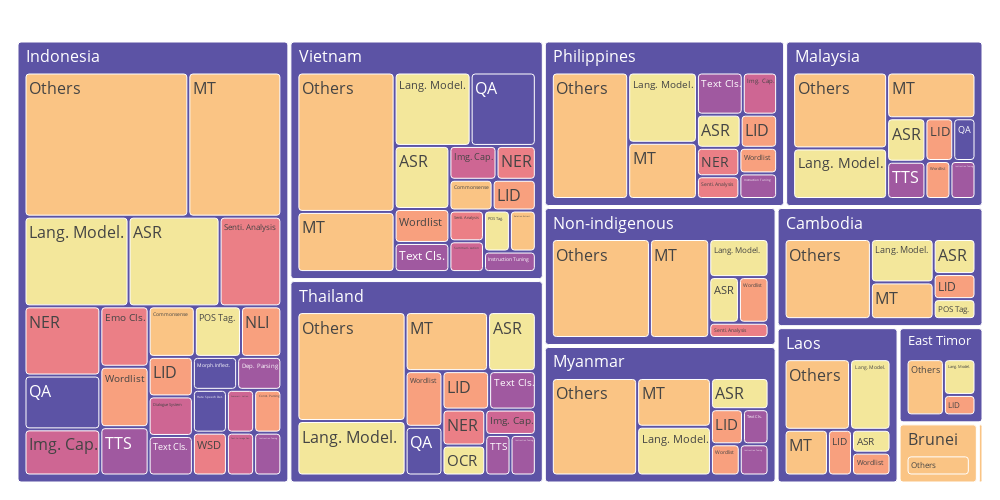

Source (notebook cell):
### Code cell
fig = px.treemap(pdf, path=['region', 'task'], values='n_dataset',
                  color='task', labels='task',
                  # range_color=[0, 40],
                  # color_continuous_scale='Viridis',
                  color_discrete_sequence=px.colors.sequential.Sunset[:],
                  # color_discrete_sequence=px.colors.sequential.Viridis[1:],
                )

fig.update_traces(root_color="#ffffff", textfont=dict(size=16), marker=dict(cornerradius=3))
fig.update_layout(
    template='none',
    width=1000,
    height=500,
    margin=dict(l=10, r=10, t=10, b=10),
    # uniformtext=dict(minsize=8, mode='show'),
    showlegend = True,
)
fig.show()

### Figure 1 — Plotly figure (JSON) as saved in the notebook; plotly's stock layout.template omitted (floating-point values rounded to 4 significant figures)
{"data": [{"branchvalues": "total", "customdata": [["ASR"], ["ASR"], ["ASR"], ["ASR"], ["Others"], ["Others"], ["NLI"], ["NER"], ["Img.\nCap."], ["Others"], ["Text\nCls."], ["Others"], ["Others"], ["Others"], ["Others"], ["QA"], ["Lang.\nModel."], ["MT"], ["MT"], ["MT"], ["LID"], ["LID"], ["LID"], ["LID"], ["LID"], ["LID"], ["QA"], ["QA"], ["Senti.\nAnalysis"], ["Senti.\nAnalysis"], ["Summari-\nzation"], ["Summari-\nzation"], ["TTS"], ["TTS"], ["TTS"], ["MT"], ["Morph.\nInflect."], ["MT"], ["MT"], ["MT"], ["NER"], ["NER"], ["NER"], ["ASR"], ["OCR"], ["Commonsense"], ["Const.\nParsing"], ["Others"], ["Emo\nCls."], ["Dialogue\nSystem"], ["Dep.\nParsing"], ["Commonsense"], ["ASR"], ["Hate\nSpeech\nDet."], ["Senti.\nAnalysis"], ["Others"], ["POS\nTag."], ["POS\nTag."], ["MT"], ["Relation\nExtract."], ["ASR"], ["Wordlist"], ["Wordlist"], ["Wordlist"], ["Wordlist"], ["Wordlist"], ["WSD"], ["Wordlist"], ["Text-to-image\nGen."], ["Text\nCls."], ["Text\nCls."], ["Wordlist"], ["Wordlist"], ["POS\nTag."], ["QA"], ["Others"], ["ASR"], ["MT"], ["Lang.\nModel."], ["Lang.\nModel."], ["Lang.\nModel."], ["Text\nCls."], ["Text\nCls."], ["Others"], ["Others"], ["Lang.\nModel."], ["Lang.\nModel."], ["Img.\nCap."], ["Img.\nCap."], ["Img.\nCap."], ["Lang.\nModel."], ["Lang.\nModel."], ["LID"], ["Lang.\nModel."], ["Lang.\nModel."], ["Senti.\nAnalysis"], ["ASR"], ["Instruction\nTuning"], ["LID"], ["Instruction\nTuning"], ["Instruction\nTuning"], ["Instruction\nTuning"], ["Instruction\nTuning"], ["LID"], ["Instruction\nTuning"], ["Others"], ["(?)"], ["(?)"], ["(?)"], ["(?)"], ["(?)"], ["(?)"], ["(?)"], ["(?)"], ["Others"], ["(?)"], ["(?)"]], "domain": {"x": [0, 1], "y": [0, 1]}, "hovertemplate": "labels=%{label}<br>n_dataset=%{value}<br>parent=%{parent}<br>id=%{id}<br>task=%{customdata[0]}<extra></extra>", "ids": ["Indonesia/ASR", "Malaysia/ASR", "Myanmar/ASR", "Non-indigenous/ASR", "Laos/Others", "Indonesia/Others", "Indonesia/NLI", "Vietnam/NER", "Philippines/Img.\nCap.", "Non-indigenous/Others", "Myanmar/Text\nCls.", "East\nTimor/Others", "Myanmar/Others", "Philippines/Others", "Singapore/Others", "Thailand/QA", "Vietnam/Lang.\nModel.", "Laos/MT", "Malaysia/MT", "Myanmar/MT", "Thailand/LID", "Indonesia/LID", "Laos/LID", "Malaysia/LID", "Myanmar/LID", "Philippines/LID", "Malaysia/QA", "Vietnam/QA", "Philippines/Senti.\nAnalysis", "Vietnam/Senti.\nAnalysis", "Indonesia/Summari-\nzation", "Vietnam/Summari-\nzation", "Malaysia/TTS", "Indonesia/TTS", "Thailand/TTS", "Thailand/MT", "Indonesia/Morph.\nInflect.", "Vietnam/MT", "Philippines/MT", "Non-indigenous/MT", "Thailand/NER", "Indonesia/NER", "Philippines/NER", "Philippines/ASR", "Thailand/OCR", "Vietnam/Commonsense", "Indonesia/Const.\nParsing", "Brunei/Others", "Indonesia/Emo\nCls.", "Indonesia/Dialogue\nSystem", "Indonesia/Dep.\nParsing", "Indonesia/Commonsense", "Vietnam/ASR", "Indonesia/Hate\nSpeech\nDet.", "Non-indigenous/Senti.\nAnalysis", "Cambodia/Others", "Indonesia/POS\nTag.", "Vietnam/POS\nTag.", "Indonesia/MT", "Vietnam/Relation\nExtract.", "Laos/ASR", "Non-indigenous/Wordlist", "Myanmar/Wordlist", "Malaysia/Wordlist", "Laos/Wordlist", "Indonesia/Wordlist", "Indonesia/WSD", "Philippines/Wordlist", "Indonesia/Text-to-image\nGen.", "Vietnam/Text\nCls.", "Thailand/Text\nCls.", "Vietnam/Wordlist", "Thailand/Wordlist", "Cambodia/POS\nTag.", "Indonesia/QA", "Thailand/Others", "Cambodia/ASR", "Cambodia/MT", "Cambodia/Lang.\nModel.", "Myanmar/Lang.\nModel.", "East\nTimor/Lang.\nModel.", "Philippines/Text\nCls.", "Indonesia/Text\nCls.", "Vietnam/Others", "Malaysia/Others", "Indonesia/Lang.\nModel.", "Thailand/Lang.\nModel.", "Indonesia/Img.\nCap.", "Thailand/Img.\nCap.", "Vietnam/Img.\nCap.", "Laos/Lang.\nModel.", "Malaysia/Lang.\nModel.", "Vietnam/LID", "Philippines/Lang.\nModel.", "Non-indigenous/Lang.\nModel.", "Indonesia/Senti.\nAnalysis", "Thailand/ASR", "Vietnam/Instruction\nTuning", "East\nTimor/LID", "Philippines/Instruction\nTuning", "Myanmar/Instruction\nTuning", "Malaysia/Instruction\nTuning", "Indonesia/Instruction\nTuning", "Cambodia/LID", "Thailand/Instruction\nTuning", "Brunei", "Cambodia", "East\nTimor", "Indonesia", "Laos", "Malaysia", "Myanmar", "Non-indigenous", "Philippines", "Singapore", "Thailand", "Vietnam"], "labels": ["ASR", "ASR", "ASR", "ASR", "Others", "Others", "NLI", "NER", "Img.\nCap.", "Others", "Text\nCls.", "Others", "Others", "Others", "Others", "QA", "Lang.\nModel.", "MT", "MT", "MT", "LID", "LID", "LID", "LID", "LID", "LID", "QA", "QA", "Senti.\nAnalysis", "Senti.\nAnalysis", "Summari-\nzation", "Summari-\nzation", "TTS", "TTS", "TTS", "MT", "Morph.\nInflect.", "MT", "MT", "MT", "NER", "NER", "NER", "ASR", "OCR", "Commonsense", "Const.\nParsing", "Others", "Emo\nCls.", "Dialogue\nSystem", "Dep.\nParsing", "Commonsense", "ASR", "Hate\nSpeech\nDet.", "Senti.\nAnalysis", "Others", "POS\nTag.", "POS\nTag.", "MT", "Relation\nExtract.", "ASR", "Wordlist", "Wordlist", "Wordlist", "Wordlist", "Wordlist", "WSD", "Wordlist", "Text-to-image\nGen.", "Text\nCls.", "Text\nCls.", "Wordlist", "Wordlist", "POS\nTag.", "QA", "Others", "ASR", "MT", "Lang.\nModel.", "Lang.\nModel.", "Lang.\nModel.", "Text\nCls.", "Text\nCls.", "Others", "Others", "Lang.\nModel.", "Lang.\nModel.", "Img.\nCap.", "Img.\nCap.", "Img.\nCap.", "Lang.\nModel.", "Lang.\nModel.", "LID", "Lang.\nModel.", "Lang.\nModel.", "Senti.\nAnalysis", "ASR", "Instruction\nTuning", "LID", "Instruction\nTuning", "Instruction\nTuning", "Instruction\nTuning", "Instruction\nTuning", "LID", "Instruction\nTuning", "Brunei", "Cambodia", "East\nTimor", "Indonesia", "Laos", "Malaysia", "Myanmar", "Non-indigenous", "Philippines", "Singapore", "Thailand", "Vietnam"], "marker": {"colors": ["rgb(243, 231, 155)", "rgb(243, 231, 155)", "rgb(243, 231, 155)", "rgb(243, 231, 155)", "rgb(250, 196, 132)", "rgb(250, 196, 132)", "rgb(248, 160, 126)", "rgb(235, 127, 134)", "rgb(206, 102, 147)", "rgb(250, 196, 132)", "rgb(160, 89, 160)", "rgb(250, 196, 132)", "rgb(250, 196, 132)", "rgb(250, 196, 132)", "rgb(250, 196, 132)", "rgb(92, 83, 165)", "rgb(243, 231, 155)", "rgb(250, 196, 132)", "rgb(250, 196, 132)", "rgb(250, 196, 132)", "rgb(248, 160, 126)", "rgb(248, 160, 126)", "rgb(248, 160, 126)", "rgb(248, 160, 126)", "rgb(248, 160, 126)", "rgb(248, 160, 126)", "rgb(92, 83, 165)", "rgb(92, 83, 165)", "rgb(235, 127, 134)", "rgb(235, 127, 134)", "rgb(206, 102, 147)", "rgb(206, 102, 147)", "rgb(160, 89, 160)", "rgb(160, 89, 160)", "rgb(160, 89, 160)", "rgb(250, 196, 132)", "rgb(92, 83, 165)", "rgb(250, 196, 132)", "rgb(250, 196, 132)", "rgb(250, 196, 132)", "rgb(235, 127, 134)", "rgb(235, 127, 134)", "rgb(235, 127, 134)", "rgb(243, 231, 155)", "rgb(243, 231, 155)", "rgb(250, 196, 132)", "rgb(248, 160, 126)", "rgb(250, 196, 132)", "rgb(235, 127, 134)", "rgb(206, 102, 147)", "rgb(160, 89, 160)", "rgb(250, 196, 132)", "rgb(243, 231, 155)", "rgb(92, 83, 165)", "rgb(235, 127, 134)", "rgb(250, 196, 132)", "rgb(243, 231, 155)", "rgb(243, 231, 155)", "rgb(250, 196, 132)", "rgb(250, 196, 132)", "rgb(243, 231, 155)", "rgb(248, 160, 126)", "rgb(248, 160, 126)", "rgb(248, 160, 126)", "rgb(248, 160, 126)", "rgb(248, 160, 126)", "rgb(235, 127, 134)", "rgb(248, 160, 126)", "rgb(206, 102, 147)", "rgb(160, 89, 160)", "rgb(160, 89, 160)", "rgb(248, 160, 126)", "rgb(248, 160, 126)", "rgb(243, 231, 155)", "rgb(92, 83, 165)", "rgb(250, 196, 132)", "rgb(243, 231, 155)", "rgb(250, 196, 132)", "rgb(243, 231, 155)", "rgb(243, 231, 155)", "rgb(243, 231, 155)", "rgb(160, 89, 160)", "rgb(160, 89, 160)", "rgb(250, 196, 132)", "rgb(250, 196, 132)", "rgb(243, 231, 155)", "rgb(243, 231, 155)", "rgb(206, 102, 147)", "rgb(206, 102, 147)", "rgb(206, 102, 147)", "rgb(243, 231, 155)", "rgb(243, 231, 155)", "rgb(248, 160, 126)", "rgb(243, 231, 155)", "rgb(243, 231, 155)", "rgb(235, 127, 134)", "rgb(243, 231, 155)", "rgb(160, 89, 160)", "rgb(248, 160, 126)", "rgb(160, 89, 160)", "rgb(160, 89, 160)", "rgb(160, 89, 160)", "rgb(160, 89, 160)", "rgb(248, 160, 126)", "rgb(160, 89, 160)", "rgb(250, 196, 132)", "rgb(92, 83, 165)", "rgb(92, 83, 165)", "rgb(92, 83, 165)", "rgb(92, 83, 165)", "rgb(92, 83, 165)", "rgb(92, 83, 165)", "rgb(92, 83, 165)", "rgb(92, 83, 165)", "rgb(250, 196, 132)", "rgb(92, 83, 165)", "rgb(92, 83, 165)"], "cornerradius": 3}, "name": "", "parents": ["Indonesia", "Malaysia", "Myanmar", "Non-indigenous", "Laos", "Indonesia", "Indonesia", "Vietnam", "Philippines", "Non-indigenous", "Myanmar", "East\nTimor", "Myanmar", "Philippines", "Singapore", "Thailand", "Vietnam", "Laos", "Malaysia", "Myanmar", "Thailand", "Indonesia", "Laos", "Malaysia", "Myanmar", "Philippines", "Malaysia", "Vietnam", "Philippines", "Vietnam", "Indonesia", "Vietnam", "Malaysia", "Indonesia", "Thailand", "Thailand", "Indonesia", "Vietnam", "Philippines", "Non-indigenous", "Thailand", "Indonesia", "Philippines", "Philippines", "Thailand", "Vietnam", "Indonesia", "Brunei", "Indonesia", "Indonesia", "Indonesia", "Indonesia", "Vietnam", "Indonesia", "Non-indigenous", "Cambodia", "Indonesia", "Vietnam", "Indonesia", "Vietnam", "Laos", "Non-indigenous", "Myanmar", "Malaysia", "Laos", "Indonesia", "Indonesia", "Philippines", "Indonesia", "Vietnam", "Thailand", "Vietnam", "Thailand", "Cambodia", "Indonesia", "Thailand", "Cambodia", "Cambodia", "Cambodia", "Myanmar", "East\nTimor", "Philippines", "Indonesia", "Vietnam", "Malaysia", "Indonesia", "Thailand", "Indonesia", "Thailand", "Vietnam", "Laos", "Malaysia", "Vietnam", "Philippines", "Non-indigenous", "Indonesia", "Thailand", "Vietnam", "East\nTimor", "Philippines", "Myanmar", "Malaysia", "Indonesia", "Cambodia", "Thailand", "", "", "", "", "", "", "", "", "", "", "", ""], "root": {"color": "#ffffff"}, "textfont": {"size": 16}, "type": "treemap", "values": [28, 7, 8, 6, 21, 81, 7, 5, 6, 43, 4, 13, 37, 40, 1, 7, 21, 9, 17, 16, 7, 6, 5, 5, 5, 5, 4, 18, 4, 4, 4, 4, 6, 8, 4, 19, 5, 22, 16, 26, 6, 18, 5, 6, 5, 5, 4, 14, 10, 6, 5, 8, 13, 5, 4, 33, 8, 4, 46, 4, 4, 6, 4, 4, 4, 10, 5, 4, 4, 6, 7, 7, 8, 4, 14, 46, 7, 11, 13, 16, 7, 8, 6, 51, 30, 32, 23, 12, 5, 6, 13, 20, 5, 20, 10, 19, 11, 4, 4, 4, 4, 4, 4, 5, 4, 14, 73, 24, 355, 56, 97, 94, 95, 118, 1, 152, 179]}], "layout": {"height": 500, "legend": {"tracegroupgap": 0}, "margin": {"b": 10, "l": 10, "r": 10, "t": 10}, "showlegend": true, "treemapcolorway": ["rgb(243, 231, 155)", "rgb(250, 196, 132)", "rgb(248, 160, 126)", "rgb(235, 127, 134)", "rgb(206, 102, 147)", "rgb(160, 89, 160)", "rgb(92, 83, 165)"], "width": 1000}}
